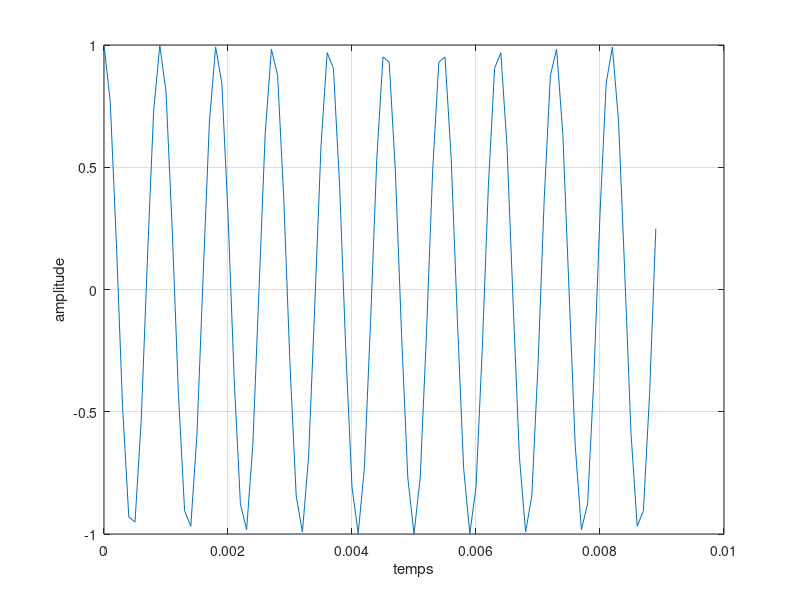
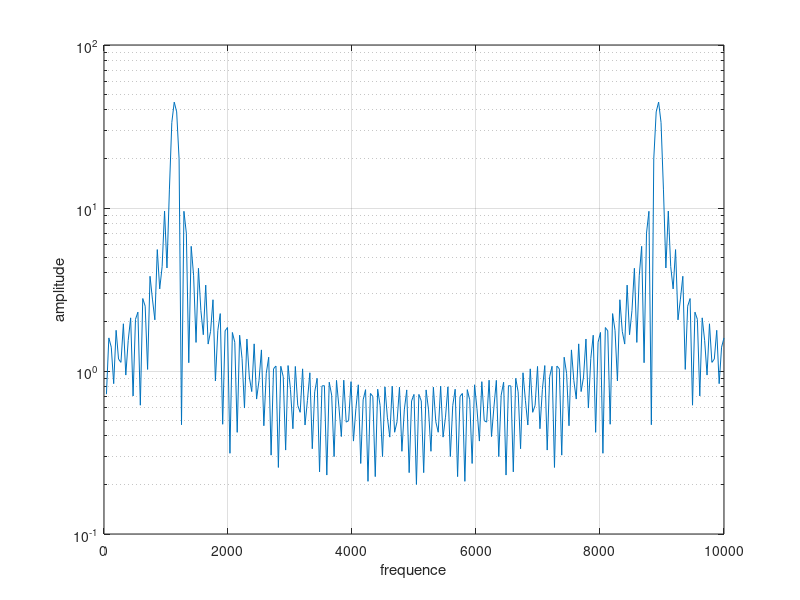
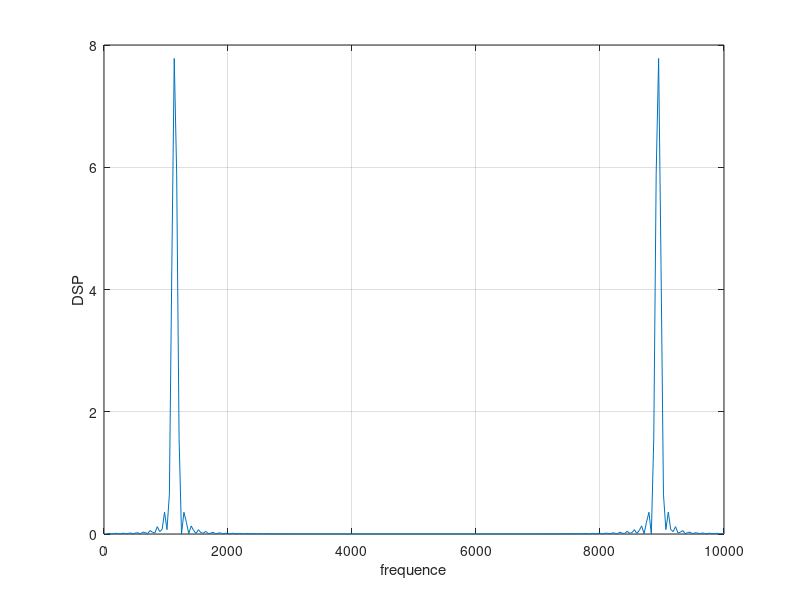
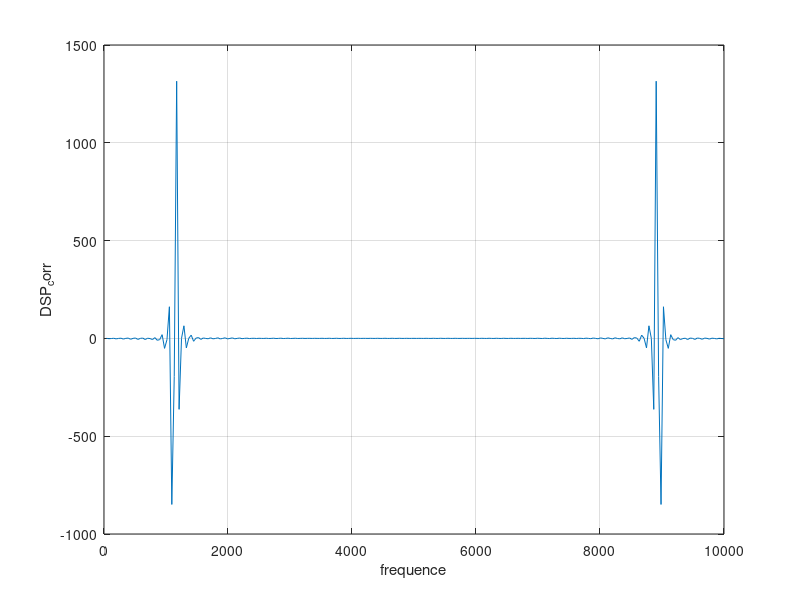

Source code (MATLAB) for these figures, in order: (Note: this script raises an error after producing the figures.)
fo = 1100;
Fe = 10000;
N = 90;
N1 = 256;

Amplitude = zeros(1,N);
Temps = zeros(1,N);
Frequence = zeros(1,N1);
for i = 1:N
    Temps(i) = (1/Fe)*(i-1);
    Amplitude(i) = cos(2*pi*fo*Temps(i));
end

for i = 1:N1
    Frequence(i) = (Fe/N1)*i;
end

figure('Name','Représentation temporelle')
plot(Temps,Amplitude);
xlabel("temps");
ylabel("amplitude");
grid on;



Amplitude_freq = abs(fft(Amplitude,N1));
figure('Name','Représentation fréquentielle')
semilogy(Frequence,Amplitude_freq);
xlabel("frequence");
ylabel("amplitude");
grid on;

DSP_period = ((abs(fft(Amplitude,N1))).^2)/N1;
figure('Name','DSP_period');
plot(Frequence,DSP_period);
xlabel("frequence");
ylabel("DSP");
grid on;

DSP_corr = fft(xcorr(Amplitude,Amplitude),N1);
figure('Name','DSP_corr');
plot(Frequence,DSP_corr);
xlabel("frequence");
ylabel("DSP_corr");
grid on;

DSP_pwelch= pwelch(Amplitude,[],[],[],Fe,'twosided');
figure('Name','DSP_pwelch');
plot(Frequence,DSP_pwelch);
xlabel("frequence");
ylabel("DSP_pwelch");
grid on;
